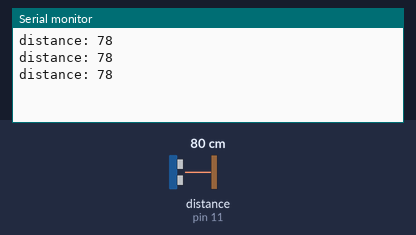
A sketch run on a simulated Arduino Uno, built with avr-gcc and run on an emulated ATmega328P. On the bench: the last lines printed to the serial monitor. Wiring (inferred from the names in the program): ultrasonic range finder: trigger pin 10; echo pin 11. Inputs (shaded band) come from the test bench; at power-on: distance to the obstacle (sensor on pin 11) 80 cm. The echo pulse lasts 58.3 µs per cm.

Above: at 1.3 s.
1.4 s: distance to the obstacle (sensor on pin 11) set to 2 cm
At 1.9 s:
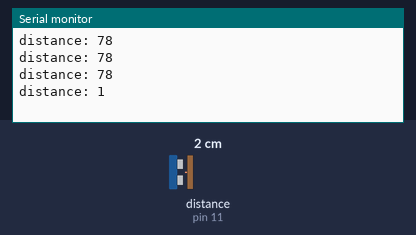
2.9 s: distance to the obstacle (sensor on pin 11) set to 4 cm
At 3.4 s:
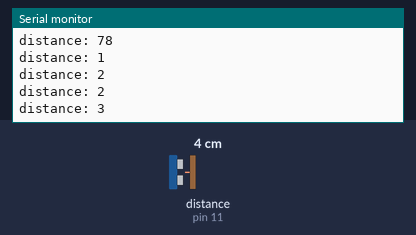
Timing chart, 0 to 5.9 s (numbered marks = the images above; inputs shaded):
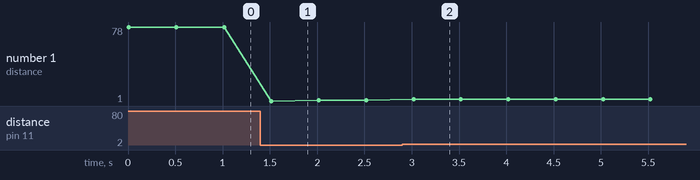

Measured:
- after the input at 1.4 s, the serial monitor: prints a new line after 0.12 s (image 1)
- after the input at 2.9 s, the serial monitor: prints a new line after 0.12 s (image 2)
- plotted number 1: 78 → 2 after the input at 1.4 s, 2 → 3 after the input at 2.9 s

The sketch:

ultrasonic.ino
```cpp
int t = 10;
int e = 11;

int distance;
long duration;

void setup(){
  pinMode(t,OUTPUT);
  pinMode(e,INPUT);
  Serial.begin(9600);
}
void loop(){
    digitalWrite(t,LOW);
    delayMicroseconds(2);

    digitalWrite(t,HIGH);
    delayMicroseconds(10);

    digitalWrite(t,LOW);

    duration = pulseIn(e,HIGH);
    distance = duration *0.034 / 2;

    Serial.print("distance: ");
    Serial.println(distance);
    delay(500);
}
```
